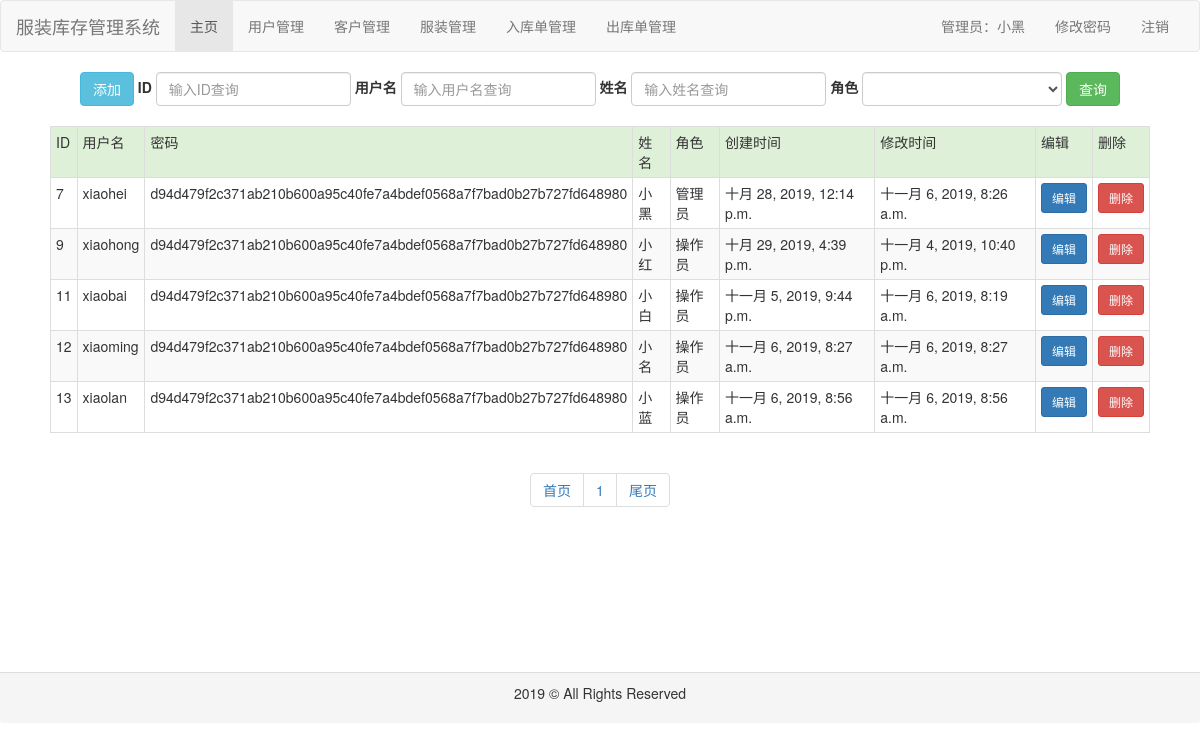
The app's page /user/ (signed in) with its own data.
### common/models.py (models this page shows, shortened)
class User(models.Model):
    role_choices = (
        ('操作员', '操作员'),
        ('管理员', '管理员')
    )
    username = models.CharField(max_length=32, unique=True, verbose_name='用户名')
    password = models.CharField(max_length=100, verbose_name='密码')
    name = models.CharField(max_length=32, verbose_name='姓名')
    role = models.CharField(max_length=32, choices=role_choices, default='操作员', verbose_name='角色')
    create_time = models.DateTimeField(auto_now_add=True, verbose_name='创建时间')
    modify_time = models.DateTimeField(auto_now=True, verbose_name='修改时间')
    class Meta:
        ordering = ['create_time']
        verbose_name = '用户'
        verbose_name_plural = verbose_name

### user/views.py (the view)
# urls.py: path('', views.list, name='index'),
def list(request):
    qs = User.objects.values()
    paginator = Paginator(qs, 10)
    page = request.GET.get('page', '1')
    result = paginator.page(page)
    context = {
        'result': result,
    }
    return render(request, 'user/index.html', context)

### user/templates/user/index.html (shortened to what this page needs)
{% extends 'base1.html' %}
{% block content %}
    <div id="content" style="height: 600px">
        <div id="search" class="text-center">
            <form class="form-inline" action="{% url 'user:search' %} " method="post">
                <div class="form-group ">
                    <a class="btn btn-info" href="{% url 'user:add' %}">添加</a>
                </div>
                <div class="form-group">
                    <label for="id">ID</label>
                    <input type="text" class="form-control" id="id" name="id" placeholder="输入ID查询">
                </div>
                <div class="form-group">
                    <label for="username">用户名</label>
                    <input type="text" class="form-control" id="username" name="username" placeholder="输入用户名查询">
                </div>
                <div class="form-group">
                    <label for="name">姓名</label>
                    <input type="text" class="form-control" id="name" name="name" placeholder="输入姓名查询">
                </div>
                <div class="form-group">
                    <label for="role">角色</label>
                    <select id="role" name="role" class="form-control" style="width: 200px">
                        <option style='display: none'></option>
                        <option>管理员</option>
                    </select>
                </div>
                <button type="submit" class="btn btn-success">查询</button>
            </form>
        </div>
        <br>
        <div id="table" align="center">
            {% if result %}
                <table class="table table-striped table-bordered table-hover  table-condensed" style="width: 1100px">
                <tr class="success">
                    <td>ID</td>
                    <td>用户名</td>
                    <td>密码</td>
                    <td>姓名</td>
                    <td>角色</td>
                    <td>创建时间</td>
                    <td>修改时间</td>
                    <td>编辑</td>
                    <td>删除</td>
                </tr>
                {% for foo in result %}
                    <tr>
                        <td>{{ foo.id }}</td>
                        <td>{{ foo.username }}</td>
                        <td>{{ foo.password }}</td>
                        <td>{{ foo.name }}</td>
                        <td>{{ foo.role }}</td>
                        <td>{{ foo.create_time }}</td>
                        <td>{{ foo.modify_time }}</td>
                        <td><a class="btn btn-primary btn-sm" href="{% url 'user:update' foo.id %}">编辑</a></td>
                        <td><a class="btn btn-danger btn-sm" href="{% url 'user:delete' foo.id %}">删除</a></td>
                    </tr>
                {% endfor %}
            {% else %}
                <p>没有任何用户</p>
            {% endif %}
            </table>
        </div>
        <div class="text-center">
            <ul class="pagination">
                <li><a href="/user/?page=1" rel="external nofollow">首页</a></li>
                {% for num in result.paginator.page_range %}
                    <li><a href="/user/?page={{ num }}" rel="external nofollow">{{ num }}</a></li>
                {% endfor %}
                <li><a href="/user/?page={{ result.paginator.num_pages }}" rel="external nofollow">尾页</a></li>
            </ul>
        </div>
    </div>
{% endblock %}

### templates/base1.html (shortened to what this page needs)
{% load staticfiles %}
<!DOCTYPE html>
<html lang="zh-CN">
<head>
    <link href="{% static 'bootstrap-3.3.7-dist/css/bootstrap.min.css' %}" rel="stylesheet">
</head>
<body>
<nav class="navbar navbar-default">
    <div class="container-fluid">
        <div class="navbar-header">
            <a class="navbar-brand" href="#">服装库存管理系统</a>
        </div>
        <div class="collapse navbar-collapse" id="my-nav">
            <ul class="nav navbar-nav faq-tabbable">
                <li class="active"><a href="{% url 'index' %}">主页</a></li>
                <li><a href="{% url 'user:index' %}">用户管理</a></li>
                <li><a href="{% url 'customer:index' %}">客户管理</a></li>
                <li><a href="{% url 'clothes:index' %}">服装管理</a></li>
                <li><a href="{% url 'inorder:index' %}">入库单管理</a></li>
                <li><a href="{% url 'outorder:index' %}">出库单管理</a></li>
            </ul>
            <ul class="nav navbar-nav navbar-right">
                {% if request.session.is_login %}
                    <li><a href="#">{{ request.session.user_role }}：{{ request.session.user_name }}</a></li>
                    <li><a href="{% url 'changepwd' %}">修改密码</a></li>
                    <li><a href="{% url 'logout' %}">注销</a></li>
                {% else %}
                    <li><a href="{% url 'login' %}">登录</a></li>
                    <li><a href="{% url 'register' %}">注册</a></li>
                {% endif %}
            </ul>
        </div>
    </div>
</nav>
{% if request.session.is_login %}
    {% if request.session.user_role == '管理员' %}
        {% block content %}{% endblock %}
    {% else %}
        <div class="container text-center" style="height: 600px">
            <h1>你不是管理员，不能访问本页面的内容！</h1>
        </div>
    {% endif %}
{% else %}
    <div class="container text-center" style="height: 600px">
        <h1>你尚未登录，只能访问公开内容！</h1>
    </div>
{% endif %}
<footer class="panel-footer">
    <p class="text-center">2019 © All Rights Reserved</p>
</footer>
</body>
</html>

### records on screen
User: session.user_role "管理员", id "7", username "xiaohei", password "d94d479f2c371ab210b600a95c40fe7a4bdef0568a7f7bad0b27b727fd648980", name "小黑", role "管理员", create_time "十月 28, 2019, 12:14 p.m.", modify_time "十一月 6, 2019, 8:26 a.m."
User: id "9", username "xiaohong", password "d94d479f2c371ab210b600a95c40fe7a4bdef0568a7f7bad0b27b727fd648980", name "小红", role "操作员", create_time "十月 29, 2019, 4:39 p.m.", modify_time "十一月 4, 2019, 10:40 p.m."
User: id "11", username "xiaobai", password "d94d479f2c371ab210b600a95c40fe7a4bdef0568a7f7bad0b27b727fd648980", name "小白", role "操作员", create_time "十一月 5, 2019, 9:44 p.m.", modify_time "十一月 6, 2019, 8:19 a.m."
User: id "12", username "xiaoming", password "d94d479f2c371ab210b600a95c40fe7a4bdef0568a7f7bad0b27b727fd648980", name "小名", role "操作员", create_time "十一月 6, 2019, 8:27 a.m.", modify_time "十一月 6, 2019, 8:27 a.m."
User: id "13", username "xiaolan", password "d94d479f2c371ab210b600a95c40fe7a4bdef0568a7f7bad0b27b727fd648980", name "小蓝", role "操作员", create_time "十一月 6, 2019, 8:56 a.m.", modify_time "十一月 6, 2019, 8:56 a.m."

### other values on screen
{{ request.session.user_name }} "小黑"
{{ num }} "1"
